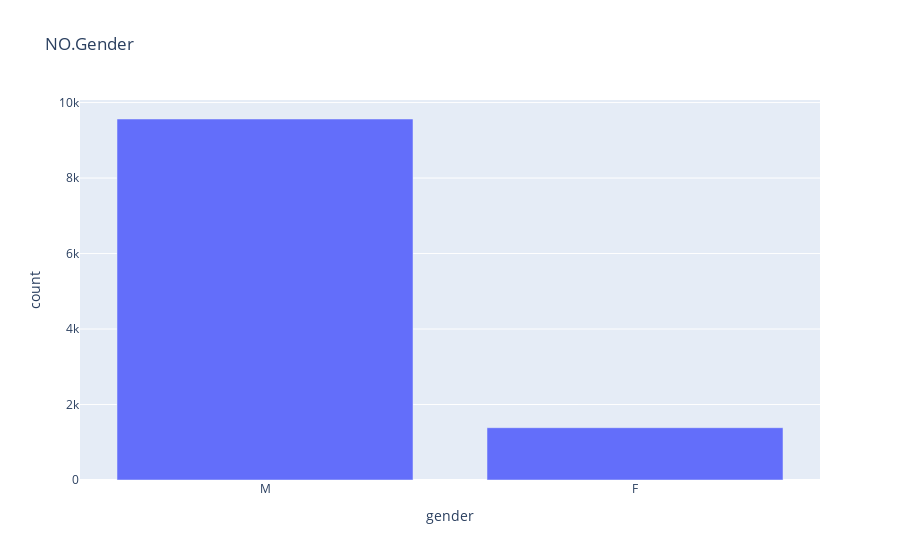

The notebook cell saved with this chart:
### Code cell
fig5=px.bar(df['gender'].value_counts(),y='count',title='NO.Gender')
fig5.show()

### Figure 1 — Plotly figure (JSON) as saved in the notebook; plotly's stock layout.template omitted (floating-point values rounded to 4 significant figures)
{"data": [{"alignmentgroup": "True", "hovertemplate": "gender=%{x}<br>count=%{y}<extra></extra>", "legendgroup": "", "marker": {"color": "#636efa", "pattern": {"shape": ""}}, "name": "", "offsetgroup": "", "orientation": "v", "showlegend": false, "textposition": "auto", "type": "bar", "x": ["M", "F"], "xaxis": "x", "y": [9565, 1386], "yaxis": "y"}], "layout": {"barmode": "relative", "legend": {"tracegroupgap": 0}, "title": {"text": "NO.Gender"}, "xaxis": {"anchor": "y", "domain": [0, 1], "title": {"text": "gender"}}, "yaxis": {"anchor": "x", "domain": [0, 1], "title": {"text": "count"}}}}
